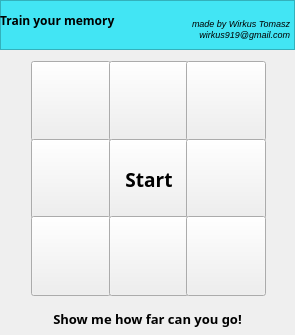
<?xml version="1.0" encoding="UTF-8"?>
<ui version="4.0">
 <class>Trainyourmemory</class>
 <widget class="QWidget" name="Trainyourmemory">
  <property name="windowModality">
   <enum>Qt::NonModal</enum>
  </property>
  <property name="geometry">
   <rect>
    <x>0</x>
    <y>0</y>
    <width>295</width>
    <height>335</height>
   </rect>
  </property>
  <property name="minimumSize">
   <size>
    <width>295</width>
    <height>335</height>
   </size>
  </property>
  <property name="maximumSize">
   <size>
    <width>295</width>
    <height>335</height>
   </size>
  </property>
  <property name="windowTitle">
   <string>Memory</string>
  </property>
  <widget class="QLabel" name="titleLabel">
   <property name="geometry">
    <rect>
     <x>0</x>
     <y>5</y>
     <width>141</width>
     <height>31</height>
    </rect>
   </property>
   <property name="font">
    <font>
     <family>MV Boli</family>
     <pointsize>9</pointsize>
     <weight>75</weight>
     <bold>true</bold>
    </font>
   </property>
   <property name="text">
    <string>Train your memory</string>
   </property>
  </widget>
  <widget class="QLabel" name="imgLabel">
   <property name="geometry">
    <rect>
     <x>128</x>
     <y>3</y>
     <width>51</width>
     <height>41</height>
    </rect>
   </property>
   <property name="text">
    <string/>
   </property>
   <property name="pixmap">
    <pixmap>:/img/main.png</pixmap>
   </property>
   <property name="scaledContents">
    <bool>true</bool>
   </property>
  </widget>
  <widget class="QTextEdit" name="textEdit_3">
   <property name="enabled">
    <bool>false</bool>
   </property>
   <property name="geometry">
    <rect>
     <x>0</x>
     <y>0</y>
     <width>295</width>
     <height>50</height>
    </rect>
   </property>
   <property name="styleSheet">
    <string notr="true">background-color:#42e5f4; color:black;</string>
   </property>
   <property name="html">
    <string>&lt;!DOCTYPE HTML PUBLIC &quot;-//W3C//DTD HTML 4.0//EN&quot; &quot;http://www.w3.org/TR/REC-html40/strict.dtd&quot;&gt;
&lt;html&gt;&lt;head&gt;&lt;meta name=&quot;qrichtext&quot; content=&quot;1&quot; /&gt;&lt;style type=&quot;text/css&quot;&gt;
p, li { white-space: pre-wrap; }
&lt;/style&gt;&lt;/head&gt;&lt;body style=&quot; font-family:'MS Shell Dlg 2'; font-size:8.25pt; font-weight:400; font-style:normal;&quot;&gt;
&lt;p align=&quot;right&quot; style=&quot;-qt-paragraph-type:empty; margin-top:0px; margin-bottom:0px; margin-left:0px; margin-right:0px; -qt-block-indent:0; text-indent:0px;&quot;&gt;&lt;br /&gt;&lt;/p&gt;
&lt;p align=&quot;right&quot; style=&quot; margin-top:0px; margin-bottom:0px; margin-left:0px; margin-right:0px; -qt-block-indent:0; text-indent:0px;&quot;&gt;&lt;span style=&quot; font-size:7pt; font-style:italic;&quot;&gt;made by Wirkus Tomasz&lt;/span&gt;&lt;/p&gt;
&lt;p align=&quot;right&quot; style=&quot; margin-top:0px; margin-bottom:0px; margin-left:0px; margin-right:0px; -qt-block-indent:0; text-indent:0px;&quot;&gt;&lt;span style=&quot; font-size:7pt; font-style:italic;&quot;&gt;wirkus919@gmail.com&lt;/span&gt;&lt;/p&gt;&lt;/body&gt;&lt;/html&gt;</string>
   </property>
  </widget>
  <widget class="QLabel" name="commentator">
   <property name="geometry">
    <rect>
     <x>0</x>
     <y>310</y>
     <width>295</width>
     <height>17</height>
    </rect>
   </property>
   <property name="font">
    <font>
     <family>MV Boli</family>
     <pointsize>10</pointsize>
     <weight>75</weight>
     <bold>true</bold>
    </font>
   </property>
   <property name="text">
    <string>Show me how far can you go!</string>
   </property>
   <property name="alignment">
    <set>Qt::AlignCenter</set>
   </property>
   <property name="wordWrap">
    <bool>true</bool>
   </property>
  </widget>
  <widget class="QWidget" name="layoutWidget">
   <property name="geometry">
    <rect>
     <x>20</x>
     <y>50</y>
     <width>254</width>
     <height>254</height>
    </rect>
   </property>
   <layout class="QGridLayout" name="gridLayout">
    <property name="spacing">
     <number>0</number>
    </property>
    <item row="0" column="0">
     <widget class="QPushButton" name="button1">
      <property name="minimumSize">
       <size>
        <width>80</width>
        <height>80</height>
       </size>
      </property>
      <property name="maximumSize">
       <size>
        <width>80</width>
        <height>80</height>
       </size>
      </property>
      <property name="text">
       <string/>
      </property>
     </widget>
    </item>
    <item row="0" column="1">
     <widget class="QPushButton" name="button2">
      <property name="minimumSize">
       <size>
        <width>80</width>
        <height>80</height>
       </size>
      </property>
      <property name="maximumSize">
       <size>
        <width>80</width>
        <height>80</height>
       </size>
      </property>
      <property name="text">
       <string/>
      </property>
     </widget>
    </item>
    <item row="0" column="2">
     <widget class="QPushButton" name="button3">
      <property name="minimumSize">
       <size>
        <width>80</width>
        <height>80</height>
       </size>
      </property>
      <property name="maximumSize">
       <size>
        <width>80</width>
        <height>80</height>
       </size>
      </property>
      <property name="text">
       <string/>
      </property>
     </widget>
    </item>
    <item row="1" column="0">
     <widget class="QPushButton" name="button4">
      <property name="minimumSize">
       <size>
        <width>80</width>
        <height>80</height>
       </size>
      </property>
      <property name="maximumSize">
       <size>
        <width>80</width>
        <height>80</height>
       </size>
      </property>
      <property name="text">
       <string/>
      </property>
     </widget>
    </item>
    <item row="1" column="1">
     <widget class="QPushButton" name="button5">
      <property name="minimumSize">
       <size>
        <width>80</width>
        <height>80</height>
       </size>
      </property>
      <property name="maximumSize">
       <size>
        <width>80</width>
        <height>80</height>
       </size>
      </property>
      <property name="font">
       <font>
        <family>MS PGothic</family>
        <pointsize>14</pointsize>
        <weight>75</weight>
        <bold>true</bold>
       </font>
      </property>
      <property name="text">
       <string>Start</string>
      </property>
     </widget>
    </item>
    <item row="1" column="2">
     <widget class="QPushButton" name="button6">
      <property name="minimumSize">
       <size>
        <width>80</width>
        <height>80</height>
       </size>
      </property>
      <property name="maximumSize">
       <size>
        <width>80</width>
        <height>80</height>
       </size>
      </property>
      <property name="text">
       <string/>
      </property>
     </widget>
    </item>
    <item row="2" column="0">
     <widget class="QPushButton" name="button7">
      <property name="minimumSize">
       <size>
        <width>80</width>
        <height>80</height>
       </size>
      </property>
      <property name="maximumSize">
       <size>
        <width>80</width>
        <height>80</height>
       </size>
      </property>
      <property name="text">
       <string/>
      </property>
     </widget>
    </item>
    <item row="2" column="1">
     <widget class="QPushButton" name="button8">
      <property name="minimumSize">
       <size>
        <width>80</width>
        <height>80</height>
       </size>
      </property>
      <property name="maximumSize">
       <size>
        <width>80</width>
        <height>80</height>
       </size>
      </property>
      <property name="text">
       <string/>
      </property>
     </widget>
    </item>
    <item row="2" column="2">
     <widget class="QPushButton" name="button9">
      <property name="minimumSize">
       <size>
        <width>80</width>
        <height>80</height>
       </size>
      </property>
      <property name="maximumSize">
       <size>
        <width>80</width>
        <height>80</height>
       </size>
      </property>
      <property name="text">
       <string/>
      </property>
     </widget>
    </item>
   </layout>
  </widget>
  <zorder>layoutWidget</zorder>
  <zorder>textEdit_3</zorder>
  <zorder>imgLabel</zorder>
  <zorder>titleLabel</zorder>
  <zorder>commentator</zorder>
 </widget>
 <layoutdefault spacing="6" margin="11"/>
 <resources/>
 <connections/>
</ui>
